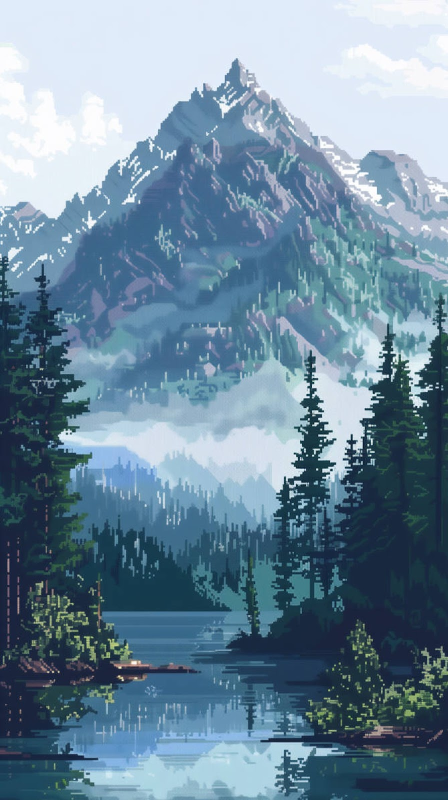
#> input picture img/photos/mountain.jpg, 896 x 1600 px (shown at 1/2 size)
$ python convertisseur_photo.py
#> lines starting #> are read from the running program, lines starting #| are printed output that depends on the picture
import time
import cv2
import numpy as np

# =====================================================================
# PARAMÈTRES FACILEMENT RÉGLABLES
# =====================================================================
IMAGE_PATH = "img/photos/mountain.jpg"          # Chemin de ton image source
OUTPUT_PATH = "img/langues/mountain_ascii.png"   # Chemin de sauvegarde (si activé)
SAUVEGARDER_PNG = False                              # Passe à True quand tu veux enregistrer le .png

# 1. Densité et proportions
LARGEUR_CARACTERES = 256   # Nombre de caractères en largeur (150 à 350 pour beaucoup de détails)
RATIO_CARACTERE = 1.0     # 1.0 = conserve exactement les proportions rectangulaires de l'image

# 2. Apparence et couleurs
MODE_COULEUR = True             # True = couleurs d'origine | False = monochrome
COULEUR_TEXTE = (255, 255, 255) # Couleur BGR si MODE_COULEUR = False (ex: (0, 255, 70) pour vert Matrix)
COULEUR_FOND = (15, 15, 15)     # Couleur de fond BGR (utilisée si l'image n'a pas de transparence)
INVERSER_LUMINOSITE = False     # True pour fond clair / texte foncé
SEUIL_TRANSPARENCE = 128        # Opacité minimale (0 à 255) pour qu'un pixel soit pris en compte

# 3. Qualité et netteté (Anti-flou pour le web)
TAILLE_CELLULE_PX = 16    # Taille d'une cellule en pixels (16 = haute résolution nette sur le web)
ECHELLE_POLICE = 0.7      # Taille de la police OpenCV (adaptée à TAILLE_CELLULE_PX = 16)
EPAISSEUR_TRAIT = 10      # Épaisseur des caractères (1 ou 2)
CONTRASTE = 1.0           # 1.0 = normal, > 1.0 = renforce les contrastes
LUMINOSITE = 10            # Décalage de luminosité (-50 à +50)

# Palette ASCII ultra-dense (70 niveaux du plus sombre au plus lumineux)
PALETTE_ASCII = r"$@B%8&WM#*oahkbdpqwmZO0QLCJUYXzcvunxrjft/\|()1{}[]?-_+~<>i!lI;:,\"^`'. "
# =====================================================================


def construire_atlas(cw, ch, palette, echelle_police, epaisseur_trait, inverser_luminosite):
    """Pré-rend chaque caractère une seule fois et génère la table de correspondance (LUT)."""
    font = cv2.FONT_HERSHEY_SIMPLEX
    pos_y = ch - 3

    tuiles = []
    for c in palette:
        tuile = np.zeros((ch, cw), dtype=np.uint8)
        if c != " ":
            cv2.putText(
                tuile, c, (0, pos_y), font,
                echelle_police, 255, epaisseur_trait, lineType=cv2.LINE_AA
            )
        tuiles.append(tuile)

    atlas = np.stack(tuiles)  # Shape: (nb_chars, ch, cw)

    # Tri automatique par densité réelle de pixels dessinés (du plus clair au plus sombre ou inversement)
    densites = atlas.reshape(len(atlas), -1).mean(axis=1)
    ordre = np.argsort(densites)
    if inverser_luminosite:
        ordre = ordre[::-1]
    atlas = atlas[ordre]

    # Table de correspondance directe 0..255 -> index dans l'atlas
    lut = (np.arange(256) / 255.0 * (len(atlas) - 1)).astype(np.intp)
    return atlas, lut


def image_to_ascii():
    t0 = time.perf_counter()

    # Chargement de l'image en conservant le canal alpha (transparence) s'il existe
    img = cv2.imread(IMAGE_PATH, cv2.IMREAD_UNCHANGED)
#> img is the input picture: shape (1600, 896, 3); mean B, G, R 156.4, 137, 109.6
    if img is None:
        print(f"Erreur : Impossible de charger l'image '{IMAGE_PATH}'. Vérifie le chemin.")
        return

    # Séparation des couleurs (BGR) et du canal alpha (transparence)
    a_transparence = (len(img.shape) == 3 and img.shape[2] == 4)
#> a_transparence = False
    if a_transparence:
        bgr = img[:, :, :3]
        alpha = img[:, :, 3]
    else:
        bgr = img if len(img.shape) == 3 else cv2.cvtColor(img, cv2.COLOR_GRAY2BGR)
        alpha = None

    # Ajustement contraste / luminosité uniquement sur les couleurs
    img_ajustee = cv2.convertScaleAbs(bgr, alpha=CONTRASTE, beta=LUMINOSITE)

    # Calcul des dimensions de la grille ASCII en gardant le ratio exact
    h_orig, w_orig = img_ajustee.shape[:2]
#> h_orig = 1600; w_orig = 896
    hauteur_caracteres = max(1, int((h_orig / w_orig) * LARGEUR_CARACTERES * RATIO_CARACTERE))
#> hauteur_caracteres = 457

    # Redimensionnement de l'image à la taille de la grille
    img_reduite = cv2.resize(
        img_ajustee,
        (LARGEUR_CARACTERES, hauteur_caracteres),
        interpolation=cv2.INTER_AREA
    )
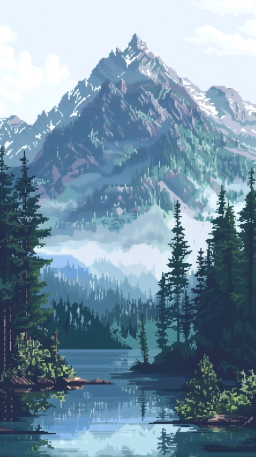
#> img_reduite: shape (457, 256, 3); mean B, G, R 165.5, 146.8, 119.5
    gris = cv2.cvtColor(img_reduite, cv2.COLOR_BGR2GRAY)
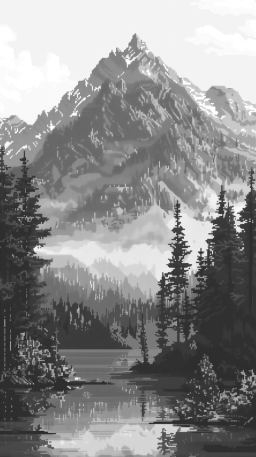
#> gris: shape (457, 256); min 38, max 255, mean 140.8

    # Construction de l'atlas de glyphes et du masque haute résolution vectorisé
    atlas, lut = construire_atlas(
        TAILLE_CELLULE_PX, TAILLE_CELLULE_PX,
        PALETTE_ASCII, ECHELLE_POLICE, EPAISSEUR_TRAIT, INVERSER_LUMINOSITE
    )

    canvas_h = hauteur_caracteres * TAILLE_CELLULE_PX
#> canvas_h = 7312
    canvas_w = LARGEUR_CARACTERES * TAILLE_CELLULE_PX

    # Assemblage instantané de la grille de caractères (0 boucle Python)
    # (rows, cols, ch, cw) -> transpose(0, 2, 1, 3) -> (canvas_h, canvas_w)
    masque_chars = atlas[lut[gris]].transpose(0, 2, 1, 3).reshape(canvas_h, canvas_w)
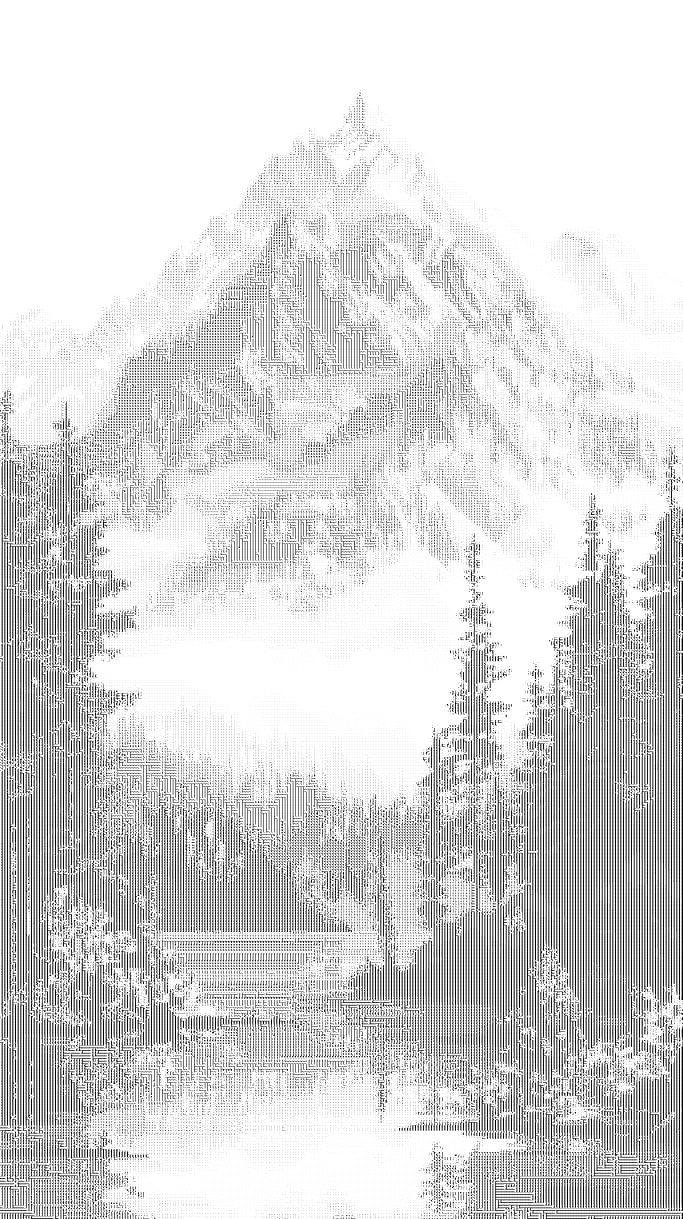
#> masque_chars: shape (7312, 4096) (shown at 1/6 size); min 0, max 255, mean 216.9

    # Gestion de la transparence : on met à 0 les cellules sous le seuil d'opacité
    if a_transparence:
        alpha_reduit = cv2.resize(
            alpha,
            (LARGEUR_CARACTERES, hauteur_caracteres),
            interpolation=cv2.INTER_AREA
        )
        masque_valide = np.repeat(
            np.repeat(alpha_reduit >= SEUIL_TRANSPARENCE, TAILLE_CELLULE_PX, axis=0),
            TAILLE_CELLULE_PX, axis=1
        )
        masque_chars = np.where(masque_valide, masque_chars, 0)

    # Préparation de la couche couleur en haute résolution (nearest-neighbor = netteté pixel-perfect par cellule)
    if MODE_COULEUR:
        couleurs_hr = cv2.resize(img_reduite, (canvas_w, canvas_h), interpolation=cv2.INTER_NEAREST)
    else:
        couleurs_hr = np.full((canvas_h, canvas_w, 3), COULEUR_TEXTE, dtype=np.uint8)

    # Composition finale du canevas
    if a_transparence:
        # En mode transparent : couleur pure sur les traits + canal alpha porté par le masque antialiasé
        canvas = np.dstack([couleurs_hr, masque_chars])
    else:
        # Fusion propre entre COULEUR_FOND et la couleur du texte via le masque antialiasé
        alpha_f = masque_chars[:, :, None].astype(np.float32) / 255.0
        fond = np.full((canvas_h, canvas_w, 3), COULEUR_FOND, dtype=np.float32)
        canvas = (couleurs_hr.astype(np.float32) * alpha_f + fond * (1.0 - alpha_f)).astype(np.uint8)
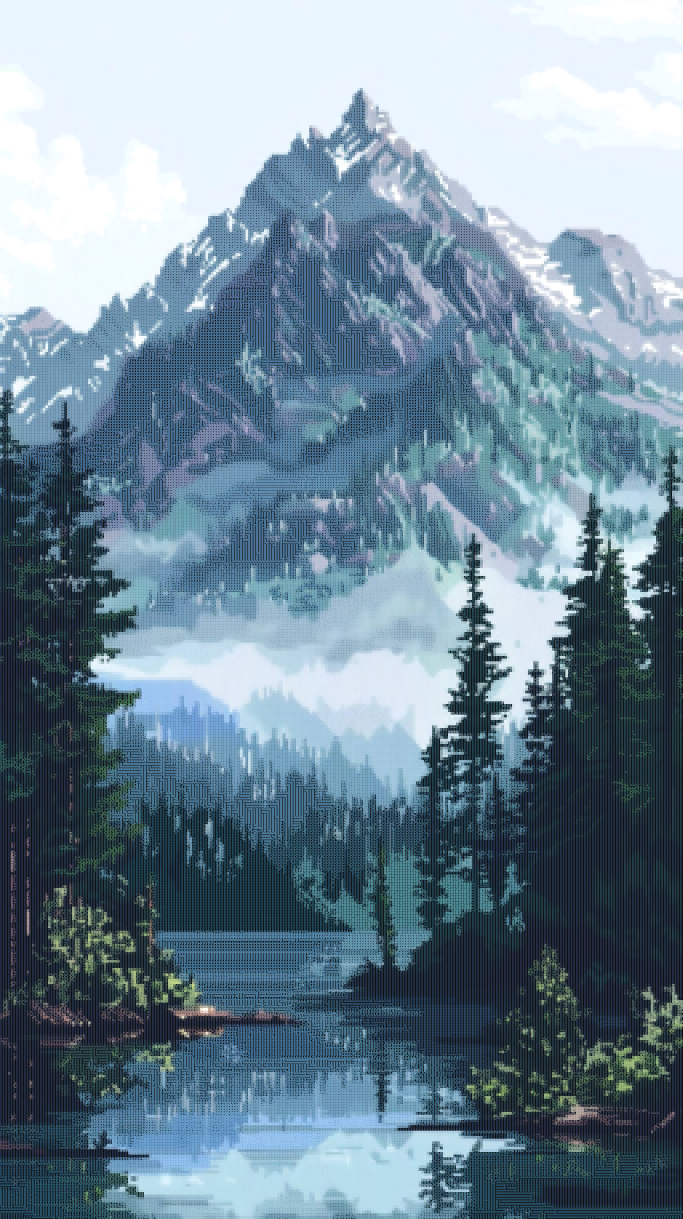
#> canvas: shape (7312, 4096, 3) (shown at 1/6 size); mean B, G, R 152.1, 136.6, 113.5

    duree_ms = (time.perf_counter() - t0) * 1000

    # Sauvegarde optionnelle en PNG sans perte (conserve la transparence)
    if SAUVEGARDER_PNG:
        cv2.imwrite(OUTPUT_PATH, canvas)
        print(f"Image enregistrée sous : {OUTPUT_PATH} ({canvas_w}x{canvas_h} px) en {duree_ms:.1f} ms")
    else:
        print(f"Rendu généré ({canvas_w}x{canvas_h} px) en {duree_ms:.1f} ms")
#| Rendu généré (4096x7312 px) en 8692.1 ms

    # Préparation de l'aperçu (OpenCV n'affiche pas la transparence dans imshow)
    if a_transparence:
        alpha_norm = canvas[:, :, 3:4].astype(np.float32) / 255.0
        fond_apercu = np.full((canvas_h, canvas_w, 3), COULEUR_FOND, dtype=np.float32)
        apercu = (canvas[:, :, :3].astype(np.float32) * alpha_norm + fond_apercu * (1.0 - alpha_norm)).astype(np.uint8)
    else:
        apercu = canvas

    # Affichage proportionnel à l'écran
    nom_fenetre = "Rendu ASCII (Appuie sur Q ou Echap pour fermer)"
    cv2.namedWindow(nom_fenetre, cv2.WINDOW_NORMAL)

    facteur_echelle = min(1400 / canvas_w, 900 / canvas_h, 1.0)
#> facteur_echelle = 0.123
    cv2.resizeWindow(nom_fenetre, int(canvas_w * facteur_echelle), int(canvas_h * facteur_echelle))

    cv2.imshow(nom_fenetre, apercu)
    print("Appuie sur 'Q' ou 'Échap' pour quitter.")

    while True:
        touche = cv2.waitKey(0) & 0xFF
#> (key q is pressed here)
        if touche in (ord('q'), ord('Q'), 27):
            break

    cv2.destroyAllWindows()


if __name__ == "__main__":
    image_to_ascii()

$ run again, with img/photos/tree.png saved as img/photos/mountain.jpg
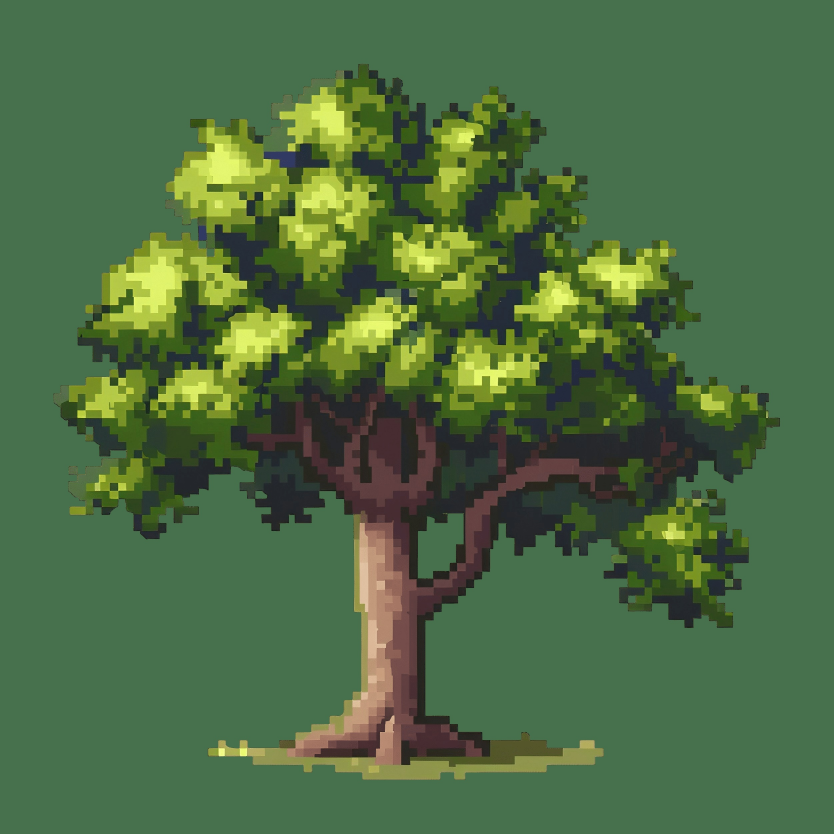
#> input picture img/photos/tree.png, 2500 x 2500 px (shown at 1/3 size)
#> in image_to_ascii, img is the input picture: shape (2500, 2500, 3); mean B, G, R 66.2, 108.1, 77.3
#> in image_to_ascii, `masque_chars = atlas[lut[gris]].transpose(0, 2, 1, 3).reshape(canvas_h..`:
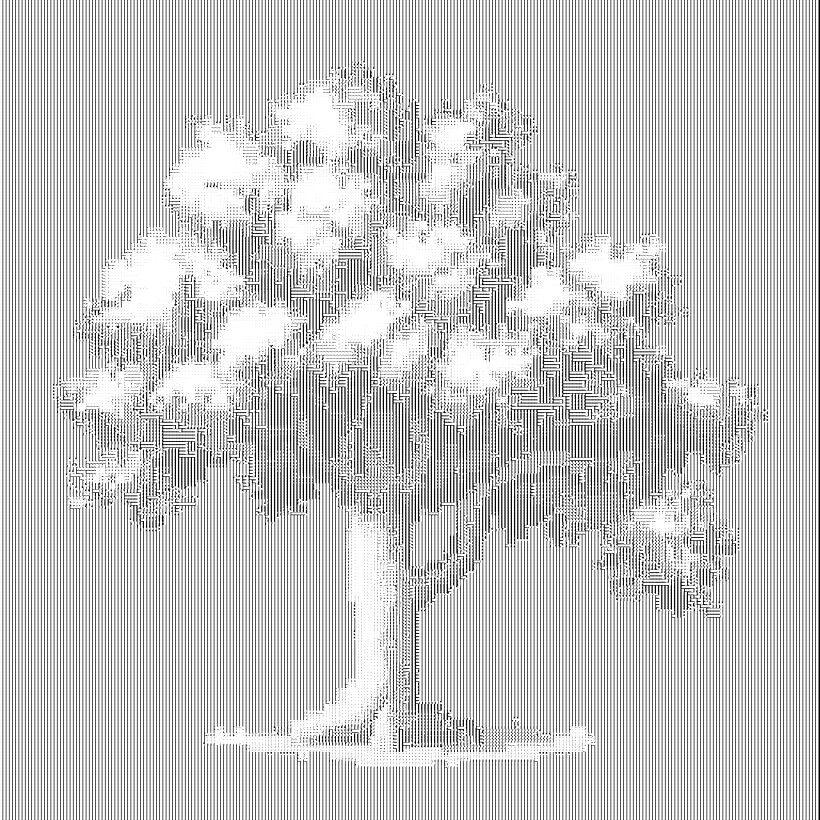
#> masque_chars: shape (4096, 4096) (shown at 1/5 size); min 0, max 255, mean 199.1
#> in image_to_ascii, `canvas = (couleurs_hr.astype(np.float32) * alpha_f + fond * (1.0 - alp..`:
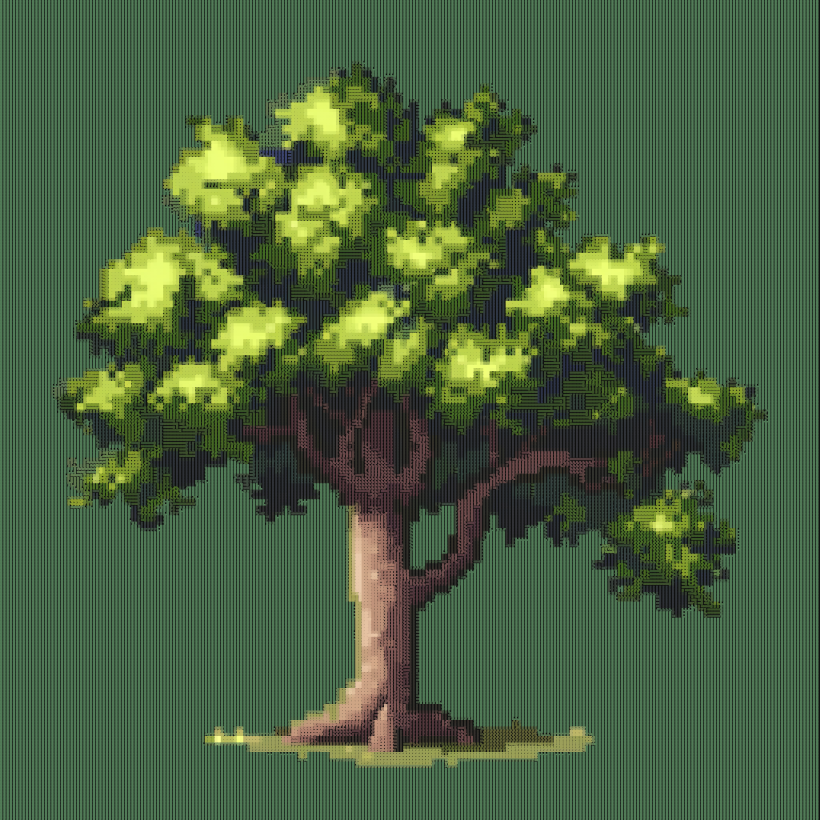
#> canvas: shape (4096, 4096, 3) (shown at 1/5 size); mean B, G, R 63.3, 98, 73.8
#| Rendu généré (4096x4096 px) en 5678.5 ms
